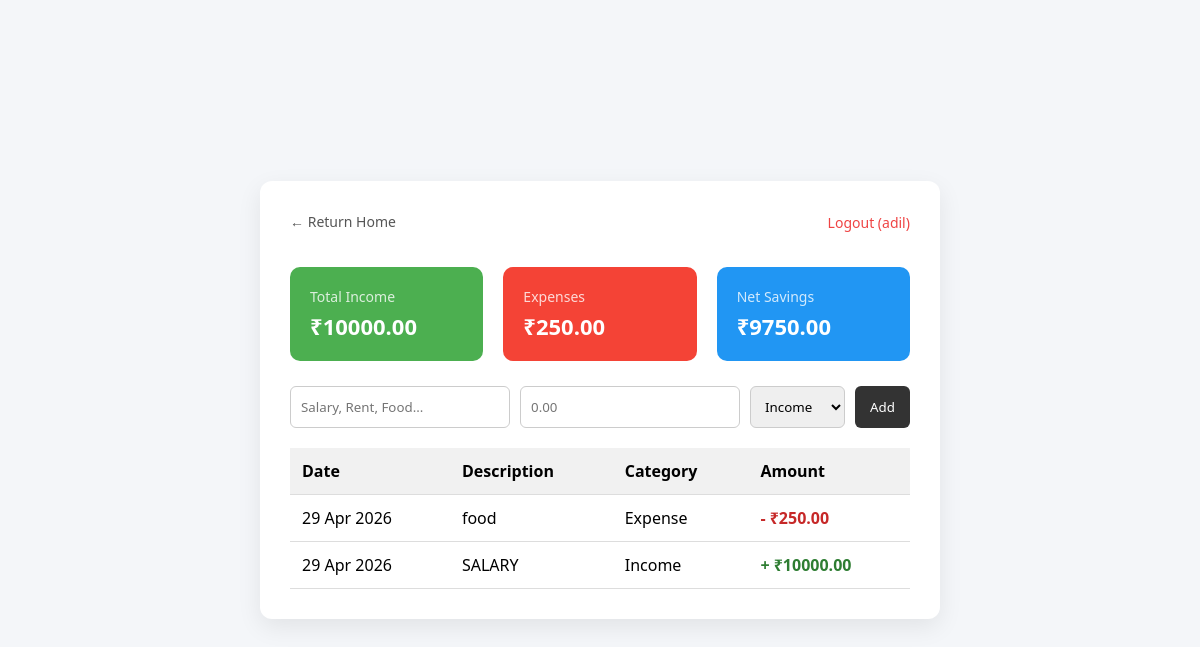
Before: /finance/ (signed in) with the older database file.
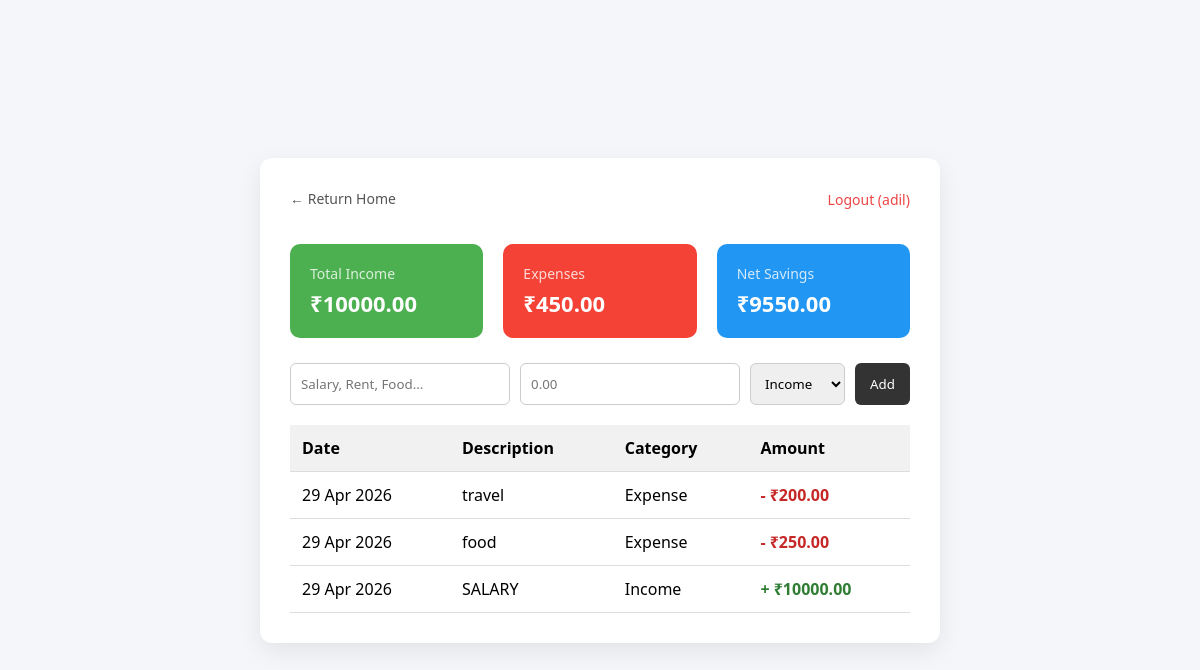
After: the same page with the newer database file.
### FTracker/models.py (models this page shows, shortened)
class Transaction(models.Model):
    CATEGORY_CHOICES = [
        ('Income', 'Income'),
        ('Expense', 'Expense'),
    ]
    user = models.ForeignKey(settings.AUTH_USER_MODEL, on_delete=models.CASCADE)
    description = models.CharField(max_length=255)
    amount = models.DecimalField(max_digits=10, decimal_places=2)
    category = models.CharField(max_length=10)
    date = models.DateTimeField(auto_now_add=True)

### FTracker/views.py (the view, shortened to what this page needs)
# urls.py: path('finance/', views.finance, name='finance'),
@login_required
def finance(request):
    transactions = Transaction.objects.filter(user=request.user).order_by('-date')
    income = Transaction.objects.filter(category='Income').aggregate(Sum('amount'))['amount__sum'] or 0
    expense = Transaction.objects.filter(category='Expense').aggregate(Sum('amount'))['amount__sum'] or 0
    savings = income - expense
    context = {
        'transactions': transactions,
        'income': income,
        'expense': expense,
        'savings': savings
    }
    return render(request, 'Finance.html', context)

### templates/Finance.html (shortened to what this page needs)
<!DOCTYPE html>
<html lang="en">
<head>
</head>
<body>
    <section id="main">
        <div class="dashboard-container">
            <div style="display: flex; justify-content: space-between; align-items: center; margin-bottom: 20px;">
                <a href="{% url 'index' %}" class="back-link">← Return Home</a>
                <form action="{% url 'logout' %}" method="post">
                    <button type="submit" class="logout-btn">Logout ({{ user.username }})</button>
                </form>
            </div>
            <div class="stats-row">
                <div class="stat-card income">
                    <span class="label">Total Income</span>
                    <span class="value">₹{{ income|floatformat:2 }}</span>
                </div>
                <div class="stat-card expense">
                    <span class="label">Expenses</span>
                    <span class="value">₹{{ expense|floatformat:2 }}</span>
                </div>
                <div class="stat-card savings">
                    <span class="label">Net Savings</span>
                    <span class="value">₹{{ savings|floatformat:2 }}</span>
                </div>
            </div>
            <form method="POST" class="dummy-form">
                <input type="text" name="description" placeholder="Salary, Rent, Food..." required>
                <input type="number" name="amount" step="0.01" placeholder="0.00" required>
                <select name="category">
                    <option value="Income">Income</option>
                </select>
                <button type="submit" class="btn-add" style="cursor: pointer;">Add</button>
            </form>
            <table>
                <thead>
                    <tr><th>Date</th><th>Description</th><th>Category</th><th>Amount</th></tr>
                </thead>
                <tbody>
                    {% for t in transactions %}
                    <tr>
                        <td>{{ t.date|date:"d M Y" }}</td>
                        <td>{{ t.description }}</td>
                        <td>{{ t.category }}</td>
                        <td class="{% if t.category == 'Income' %}amt-pos{% else %}amt-neg{% endif %}">
                            {% if t.category == 'Income' %}+{% else %}-{% endif %} ₹{{ t.amount }}
                        </td>
                    </tr>
                    {% empty %}
                    <tr><td colspan="4" style="text-align:center;">No transactions found for your account.</td></tr>
                    {% endfor %}
                </tbody>
            </table>
        </div>
    </section>
</body>
</html>

Changed rows visible on the page:
added Transaction: date "29 Apr 2026", description "travel", category "Expense", amount "200.00"
Other visible differences:
{{ expense|floatformat:2 }}: "250.00" → "450.00"
{{ savings|floatformat:2 }}: "9750.00" → "9550.00"
